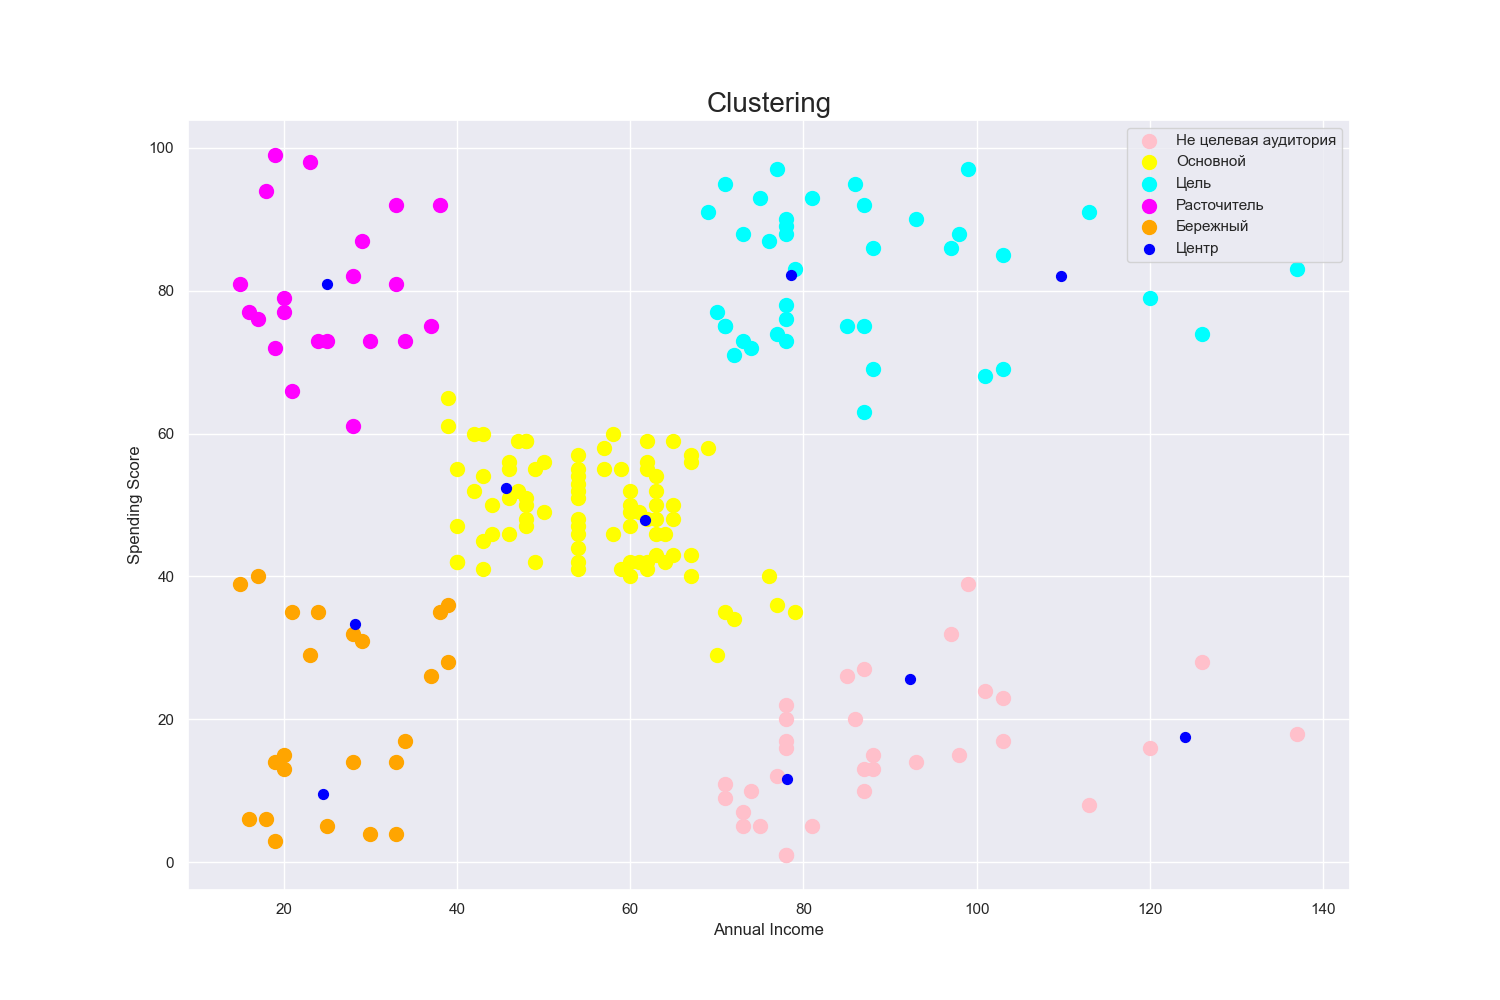

This chart was generated by the following Python code:
import pandas as pd
import matplotlib.pyplot as plt
import seaborn as sns

from sklearn.cluster import KMeans
from sklearn.cluster import AgglomerativeClustering

sns.set_theme(style="darkgrid")
sns.set(rc={'figure.figsize': (15, 10)})

data = pd.read_csv('../../data/Mall_Customers.csv')

data = data.rename(columns={'Annual Income (k$)': 'Annual_income', 'Spending Score (1-100)': 'Spending_score'})

x = data.loc[:, ['Annual_income', 'Spending_score']].values


s = []

for i in range(1, 11):
    kmeans = KMeans(n_clusters=i, init='k-means++').fit(x)

    s.append(kmeans.inertia_)


def clustering():

    global kmeans

    model = AgglomerativeClustering(n_clusters=5, affinity='euclidean', linkage='ward')
    y_model = model.fit_predict(x)

    plt.scatter(x[y_model == 0, 0], x[y_model == 0, 1], s=100, c='pink', label='Не целевая аудитория')
    plt.scatter(x[y_model == 1, 0], x[y_model == 1, 1], s=100, c='yellow', label='Основной')
    plt.scatter(x[y_model == 2, 0], x[y_model == 2, 1], s=100, c='cyan', label='Цель')
    plt.scatter(x[y_model == 3, 0], x[y_model == 3, 1], s=100, c='magenta', label='Расточитель')
    plt.scatter(x[y_model == 4, 0], x[y_model == 4, 1], s=100, c='orange', label='Бережный')
    plt.scatter(kmeans.cluster_centers_[:, 0], kmeans.cluster_centers_[:, 1], s=50, c='blue', label='Центр')

    plt.title('Clustering', fontsize=20)
    plt.xlabel('Annual Income')
    plt.ylabel('Spending Score')
    plt.legend()
    plt.show()

clustering()
